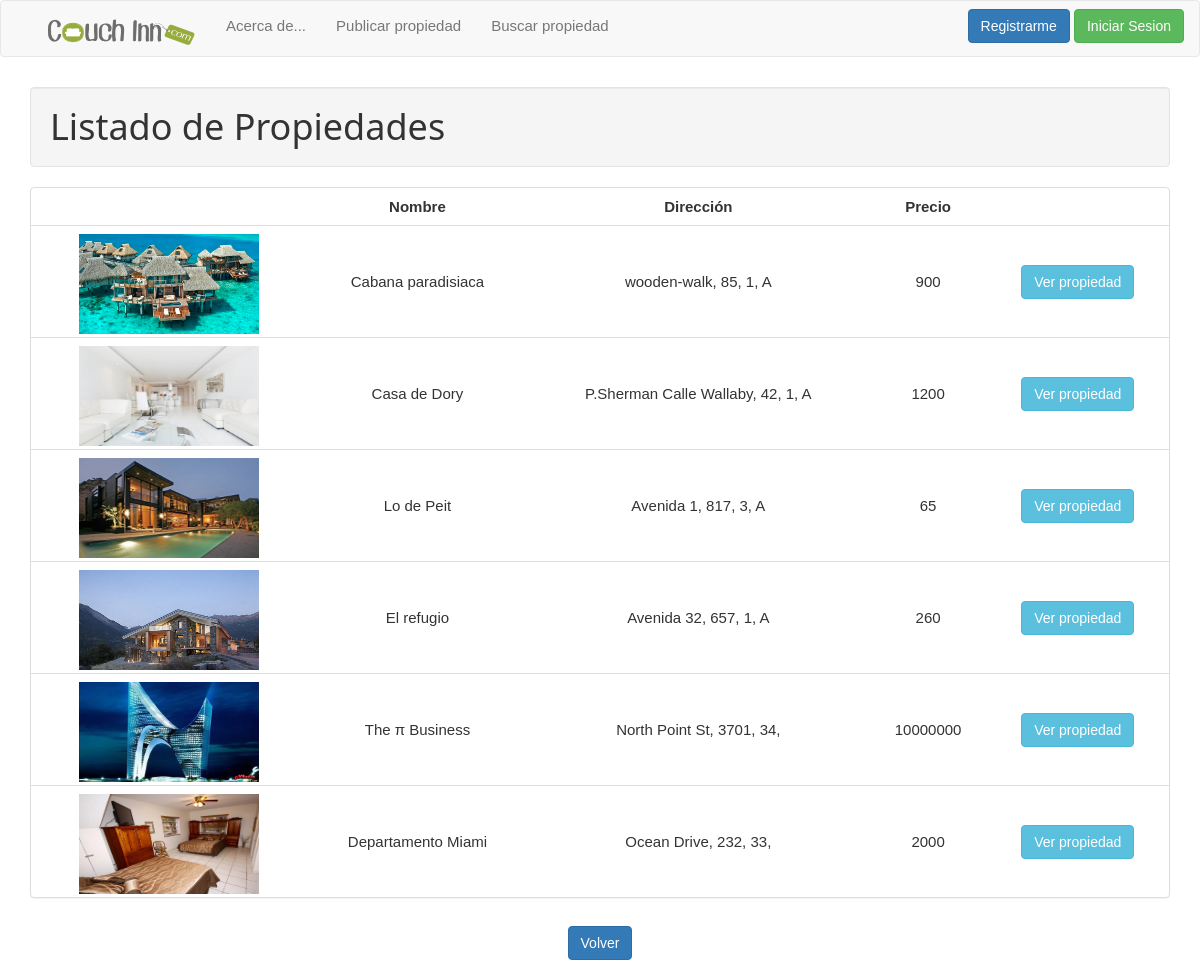
Screenshot of /property_search_check.php with the database file from the repository.
### tables this page shows
CREATE TABLE `propiedad` (
  `id_propiedad` int(11) NOT NULL,
  `nombre` varchar(100) NOT NULL,
  `capacidad` int(11) NOT NULL,
  `numero_habitaciones` int(11) NOT NULL,
  `numero_banos` int(11) NOT NULL,
  `cochera` int(1) NOT NULL,
  `wifi` int(1) NOT NULL,
  `precio` double NOT NULL,
  `descripcion` varchar(1000) NOT NULL,
  `id_tipo_propiedad` int(11) NOT NULL,
  `id_ubicacion` int(11) NOT NULL,
  `id_usuario` int(11) NOT NULL
);

CREATE TABLE `foto` (
  `id_foto` int(11) NOT NULL,
  `url` varchar(200) NOT NULL,
  `id_propiedad` int(11) NOT NULL
);

CREATE TABLE `ubicacion` (
  `id_ubicacion` int(11) NOT NULL,
  `calle` varchar(100) NOT NULL,
  `numero` int(11) NOT NULL,
  `piso` int(11) NOT NULL,
  `departamento` varchar(100) NOT NULL,
  `pais` varchar(100) NOT NULL,
  `provincia` varchar(100) NOT NULL,
  `ciudad` varchar(100) NOT NULL,
  `codigo_postal` int(11) NOT NULL
);

### web/property_search_check.php (the view, shortened to what this page needs)
<!DOCTYPE html>
<html lang="en">
  	<head>
	    <link href="css/bootstrap.min.css" rel="stylesheet" media="screen">
	    <link rel="stylesheet" href="css/w3.css">
  	</head>
  	<body>
    	<?php
			$cont = 0;
			if ($cont != 0){
				$contador = 0;
				$resultado = "SELECT * FROM propiedad INNER JOIN ubicacion ON (propiedad.id_ubicacion = ubicacion.id_ubicacion) WHERE ";
				if($_POST['tipo_propiedad'] != ''){
					if ($contador == 1){
						$resultado = $resultado . " AND propiedad.id_tipo_propiedad IN (SELECT id_tipo_propiedad FROM propiedad INNER JOIN ubicacion ON (propiedad.id_ubicacion = ubicacion.id_ubicacion) WHERE id_tipo_propiedad = '$_POST[tipo_propiedad]'";
					}
					else{
						$contador = 1;
						$resultado = $resultado . "id_tipo_propiedad = '$_POST[tipo_propiedad]'";
					}
				}
				if($_POST['ciudad'] != ''){
					if ($contador == 1){
						$resultado = $resultado . " AND ubicacion.ciudad IN (SELECT ciudad FROM propiedad INNER JOIN ubicacion ON (propiedad.id_ubicacion = ubicacion.id_ubicacion) WHERE ciudad = '$_POST[ciudad]'";
					}
					else{
						$contador = 1;
						$resultado = $resultado . "ciudad = '$_POST[ciudad]'";
					}
				}
				if($_POST['provincia'] != ''){
					if ($contador == 1){
						$resultado = $resultado . " AND ubicacion.provincia IN (SELECT provincia FROM propiedad INNER JOIN ubicacion ON (propiedad.id_ubicacion = ubicacion.id_ubicacion) WHERE provincia = '$_POST[provincia]'";
					}
					else{
						$contador = 1;
						$resultado = $resultado . "provincia = '$_POST[provincia]'";
					}
				}
				if($_POST['pais'] != ''){
					if ($contador == 1){
						$resultado = $resultado . " AND ubicacion.pais IN (SELECT pais FROM propiedad INNER JOIN ubicacion ON (propiedad.id_ubicacion = ubicacion.id_ubicacion) WHERE pais = '$_POST[pais]'";
					}
					else{
						$contador = 1;
						$resultado = $resultado . "pais = '$_POST[pais]'";
					}
				}
				if($_POST['precio'] != ''){
					if ($contador == 1){
						$resultado = $resultado . " AND propiedad.precio IN (SELECT precio FROM propiedad INNER JOIN ubicacion ON (propiedad.id_ubicacion = ubicacion.id_ubicacion) WHERE precio = '$_POST[precio]'";
					}
					else{
						$contador = 1;
						$resultado = $resultado . "precio = '$_POST[precio]'";
					}
				}
				if($_POST['capacidad'] != ''){
					if ($contador == 1){
						$resultado = $resultado . " AND propiedad.capacidad IN (SELECT capacidad FROM propiedad INNER JOIN ubicacion ON (propiedad.id_ubicacion = ubicacion.id_ubicacion) WHERE capacidad = '$_POST[capacidad]'";
					}
					else{
						$contador = 1;
						$resultado = $resultado . "capacidad = '$_POST[capacidad]'";
					}
				}
				if($_POST['habitaciones'] != ''){
					if ($contador == 1){
						$resultado = $resultado . " AND propiedad.numero_habitaciones IN (SELECT numero_habitaciones FROM propiedad INNER JOIN ubicacion ON (propiedad.id_ubicacion = ubicacion.id_ubicacion) WHERE numero_habitaciones = '$_POST[habitaciones]'";
					}
					else{
						$contador = 1;
						$resultado = $resultado . "numero_habitaciones = '$_POST[habitaciones]'";
					}
				}
				if($_POST['banos'] != ''){
					if ($contador == 1){
						$resultado = $resultado . " AND propiedad.numero_banos IN (SELECT numero_banos FROM propiedad INNER JOIN ubicacion ON (propiedad.id_ubicacion = ubicacion.id_ubicacion) WHERE numero_banos = '$_POST[banos]'";
					}
					else{
						$contador = 1;
						$resultado = $resultado . "numero_banos = '$_POST[banos]'";
					}
				}
				while ($cont != 1){
					$resultado = $resultado . ")";
					$cont = $cont -1;
				}
			}
			else{
				$resultado = "SELECT * FROM propiedad INNER JOIN ubicacion ON (propiedad.id_ubicacion = ubicacion.id_ubicacion)";
			}
			$result = mysql_query($resultado);
		?>
 		<div class="container">
	    	<h1 class="well">Listado de Propiedades</h1>
					<div class="panel panel-default">
						<table class="table">
						    <tr>
						    	<td></td>
								<td align="center"><strong>Nombre</strong></td>
								<td align="center"><strong>Dirección</strong></td>
								<td align="center"><strong>Precio</strong></td>
							</tr>
							<tr>
								<?php
								while ($tabla = mysql_fetch_array($result)){
									$query_foto = mysql_query("SELECT * FROM foto WHERE id_propiedad = '$tabla[id_propiedad]'");
									$foto = mysql_fetch_array($query_foto);
								?>
									<td align="center"><a href="property_view.php?id_propiedad=<?php echo htmlspecialchars($tabla["id_propiedad"]);?>"><img src="<?php echo $foto['url'];?>" alt="Imagen" height="100" width="180" ></a></td>
									<td align="center" style="vertical-align:middle;"> <?php echo $tabla["nombre"];?></td>
									<?php
									$result2 = mysql_query("SELECT * FROM propiedad WHERE id_propiedad = '$tabla[id_propiedad]'");
									$propiedad = mysql_fetch_array($result2);
									$result3 = mysql_query("SELECT * FROM ubicacion WHERE id_ubicacion = '$propiedad[id_ubicacion]'");
									$propiedad_ubicacion = mysql_fetch_array($result3);
									?>
									<td align="center" style="vertical-align:middle;"> <?php echo $propiedad_ubicacion['calle'];?>, <?php echo $propiedad_ubicacion['numero'];?>, <?php echo $propiedad_ubicacion['piso'];?>, <?php echo $propiedad_ubicacion['departamento'];?> </td>
									<td align="center" style="vertical-align:middle;"> <?php echo $tabla["precio"];?></td>
									<td align="center" style="vertical-align:middle;"><a href="property_view.php?id_propiedad=<?php echo htmlspecialchars($tabla["id_propiedad"]);?>"><button class="btn btn-info btn-group-xs">Ver propiedad</button></a></td>
							</tr>
							<?php
							}
							?>
						</table>
					</div>
			<div align="center">
				<button class="btn btn-primary navbar-btn" onClick="window.location.href='javascript:history.back(-1);'">Volver</button>
			</div>
		</div>
  	</body>
</html>

### web/css/w3.css (style rules this page uses)
* { -webkit-box-sizing:border-box;-moz-box-sizing:border-box;box-sizing:border-box }
html { -ms-text-size-adjust:100%;-webkit-text-size-adjust:100% }
body { margin:0 }
a { background-color:transparent }
img { border:0 }
button,input,select,textarea { font:inherit;margin:0 }
button { overflow:visible }
button,select { text-transform:none }
button,html input[type=button],input[type=reset],input[type=submit] { -webkit-appearance:button;cursor:pointer }
html,body { font-family:Verdana,sans-serif;font-size:15px;line-height:1.5 }
html { overflow-x:hidden }
h1,h2,h3,h4,h5,h6,.w3-slim,.w3-wide { font-family:"Segoe UI",Arial,sans-serif }
h1 { font-size:36px }
h1,h2,h3,h4,h5,h6 { font-weight:400;margin:10px 0 }
img { margin-bottom:-5px }
a { color:inherit }
table { border-collapse:collapse;border-spacing:0;width:100%;display:table }
table,th,td { border:none }

### rows the page displays
propiedad: foto.url (picture), nombre "Cabana paradisiaca", id_ubicacion.calle "wooden-walk", id_ubicacion.numero "85", id_ubicacion.piso "1", id_ubicacion.departamento "A", precio "900"
propiedad: foto.url (picture), nombre "Casa de Dory", id_ubicacion.calle "P.Sherman Calle Wallaby", id_ubicacion.numero "42", id_ubicacion.piso "1", id_ubicacion.departamento "A", precio "1200"
propiedad: foto.url (picture), nombre "Lo de Peit", id_ubicacion.calle "Avenida 1", id_ubicacion.numero "817", id_ubicacion.piso "3", id_ubicacion.departamento "A", precio "65"
propiedad: foto.url (picture), nombre "El refugio", id_ubicacion.calle "Avenida 32", id_ubicacion.numero "657", id_ubicacion.piso "1", id_ubicacion.departamento "A", precio "260"
propiedad: foto.url (picture), nombre "The π Business", id_ubicacion.calle "North Point St", id_ubicacion.numero "3701", id_ubicacion.piso "34", precio "10000000"
propiedad: foto.url (picture), nombre "Departamento Miami", id_ubicacion.calle "Ocean Drive", id_ubicacion.numero "232", id_ubicacion.piso "33", precio "2000"
